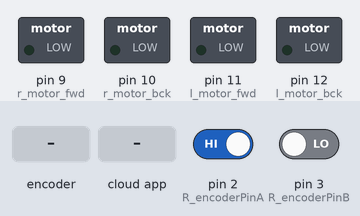
The sketch below on a simulated Arduino Uno, built with avr-gcc and run on an emulated ATmega328P. Parts: switched loads named in the sketch (green lamp = pin HIGH). The inputs (shaded band) are chosen by the test bench; at power-on: pin 2 (R_encoderPinA) HIGH, pin 3 (R_encoderPinB) LOW. The ROS host is connected and sends only what is stated.

Above: at 1.2 s.
1.3 s: rotary encoder on pin 2 (R_encoderPinA) / pin 3 (R_encoderPinB) turned 3 steps (first pin leading)
At 3.0 s:
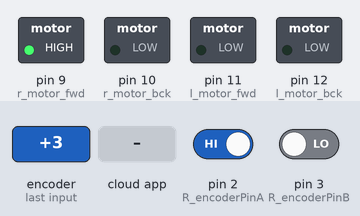
3.4 s: the phone or cloud app sets lwheel_vtarget to -100
At 4.1 s:
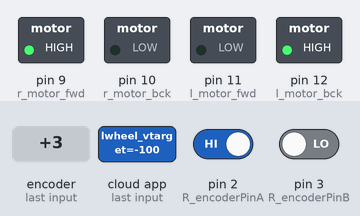
4.9 s: the phone or cloud app sets rwheel_vtarget to -100
At 5.4 s:
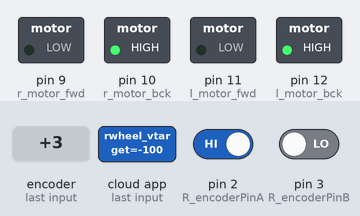
6.4 s: the phone or cloud app sets lwheel_vtarget to 0
At 7.6 s:
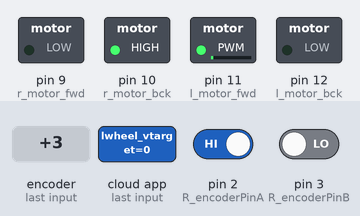
7.9 s: the phone or cloud app sets rwheel_vtarget to 0
At 9.1 s:
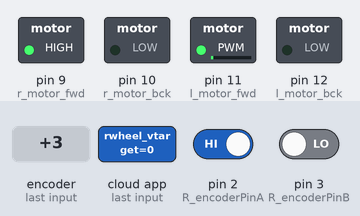
9.4 s: the phone or cloud app sets lwheel_vtarget to 100
At 13.0 s:
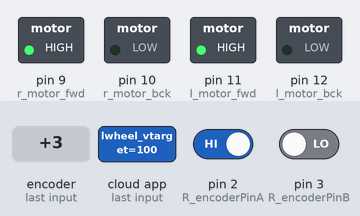
Timing chart, 0 to 13.4 s (numbered marks = the images above; inputs shaded):
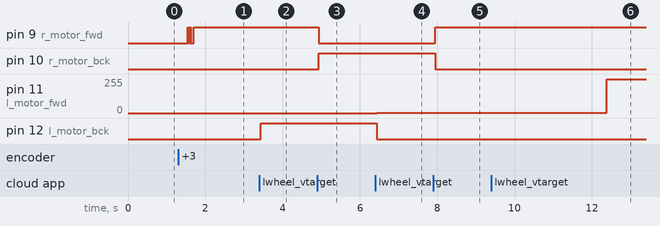

Measured:
- after the input at 1.3 s, pin 9 (r_motor_fwd): goes HIGH 0.02 s, LOW 0.02 s, HIGH 0.02 s, LOW 0.09 s, then HIGH, starting after 0.25 s
- after the input at 3.4 s, pin 12 (l_motor_bck): LOW → HIGH at once
- after the input at 4.9 s, pin 9 (r_motor_fwd): HIGH → LOW at once; pin 10 (r_motor_bck): LOW → HIGH at once
- after the input at 6.4 s, pin 11 (l_motor_fwd): 0/255 → 1/255 at once; pin 12 (l_motor_bck): HIGH → LOW at once
- after the input at 7.9 s, pin 9 (r_motor_fwd): LOW → HIGH at once; pin 10 (r_motor_bck): HIGH → LOW at once
- after the input at 9.4 s, pin 11 (l_motor_fwd): 1/255 → 255/255 after 3.0 s

The sketch:

controller.ino
```cpp
#include <ros.h>
#include <std_msgs/Int32.h>
#include <std_msgs/Float32.h>

ros::NodeHandle  nh;

std_msgs::Int32 left;
std_msgs::Int32 right;

std_msgs::Float32 test;

/*Circuit connections:
 * =========Right Motor==========
  -Motor yellow --> Arduino D2 (encoder phase A)
  -Motor green  --> Arduino D3 (encoder phase B)
  -H-bridge IN1 --> Arduino D10
  -H-bridge IN2 --> Arduino D9

  ==========Left Motor===========
  -Motor yellow --> Arduino D19 (encoder phase A)
  -Motor green  --> Arduino D18 (encoder phase B)

  ============Both================
  -Motor red   --> OUT1 H-bridge
  -Motor white --> OUT2 H-bridge
  -Motor blue  --> 3.3V (encoder power)
  -Motor black --> GND (encoder power)
  */

const byte R_encoderPinA = 2;
const byte R_encoderPinB = 3;
const byte L_encoderPinA = 18;
const byte L_encoderPinB = 19;

const byte r_motor_fwd = 9;
const byte r_motor_bck = 10;

const byte l_motor_fwd = 11;
const byte l_motor_bck = 12;

const float wheel_circumference = 3.14*0.065; // in meters

volatile int32_t R_pulse_count;
volatile int32_t L_pulse_count;

long prev_millis;

void R_encoderA_ISR()
{

  if (digitalRead(R_encoderPinA) == HIGH)
    (digitalRead(R_encoderPinB) == LOW) ? R_pulse_count++ : R_pulse_count--;
  else
    (digitalRead(R_encoderPinB) == HIGH) ? R_pulse_count++ : R_pulse_count--;
}

void R_encoderB_ISR()
{
  if (digitalRead(R_encoderPinB) == HIGH)
    (digitalRead(R_encoderPinA) == HIGH) ? R_pulse_count++ : R_pulse_count--;
  else
    (digitalRead(R_encoderPinA) == LOW) ? R_pulse_count++ : R_pulse_count--;
}

void L_encoderA_ISR()
{

  if (digitalRead(L_encoderPinA) == HIGH)
    (digitalRead(L_encoderPinB) == LOW) ? L_pulse_count++ : L_pulse_count--;
  else
    (digitalRead(L_encoderPinB) == HIGH) ? L_pulse_count++ : L_pulse_count--;
}

void L_encoderB_ISR()
{
  if (digitalRead(L_encoderPinB) == HIGH)
    (digitalRead(L_encoderPinA) == HIGH) ? L_pulse_count++ : L_pulse_count--;
  else
    (digitalRead(L_encoderPinA) == LOW) ? L_pulse_count++ : L_pulse_count--;
}

class Motor {
  public:
    long prev_pulse_count;
    double previous_time=0, previous_error=0, integral=0, revolutions, dt,
    actuation_signal, current_time, error, derivative, speed_reading, Kp, Ki, Kd;
    const double pulses_per_revolution = 341.2;
    const double millis_in_a_minute = 6000;
    const int deadband = 10;
    int out;

//  public:
    Motor(double set_Kp, double set_Ki, double set_Kd) {
      Kp = set_Kp;
      Ki = set_Ki;
      Kd = set_Kd;
    }

    int pid(int set_point, long pulse_count)
    {
      current_time = millis();
      revolutions = ((pulse_count - prev_pulse_count) / pulses_per_revolution);
      dt = (current_time - previous_time);

      previous_time = current_time;
      prev_pulse_count = pulse_count;

      if(dt==0)
        speed_reading=0;
      else
        speed_reading = revolutions/(dt/millis_in_a_minute); // Speed in RPM

      error = set_point - speed_reading;

      integral += ((error) * dt);
      derivative = (error - previous_error) / dt;
      actuation_signal = (Kp * error) + (Ki * integral) + (Kd * derivative);

      previous_error = error;

      if (actuation_signal > deadband) {
        out = (actuation_signal < 255) ? actuation_signal : 255;
        return out;
      } else if (actuation_signal < -(deadband)) {
        out = (actuation_signal > -255) ? actuation_signal : -255;
        return out;
      } else {
        return 0;
      }
    }
};

Motor left_motor(4, 0.1, 0);
Motor right_motor(4, 0.1, 0);

float left_target, right_target;

//======================ROS===========================
void l_messageCb(const std_msgs::Float32& l_cmd){

  /* The incoming message should be in m/s. However the PID controller controls
    RPM, so a conversion is needed.
  */

  left_target = (l_cmd.data/wheel_circumference)*60;
}

void r_messageCb(const std_msgs::Float32& r_cmd){

  /* The incoming message should be in m/s. However the PID controller controls
    RPM, so a conversion is needed.
  */

  right_target = (r_cmd.data/wheel_circumference)*60;
}

ros::Subscriber<std_msgs::Float32> l_sub("lwheel_vtarget", &l_messageCb );
ros::Subscriber<std_msgs::Float32> r_sub("rwheel_vtarget", &r_messageCb );

ros::Publisher lwheel("lwheel", &left);
ros::Publisher rwheel("rwheel", &right);
ros::Publisher test_pub("test", &test);


void setup()
{
  nh.initNode();
  nh.advertise(lwheel);
  nh.advertise(rwheel);
  nh.advertise(test_pub);
  nh.subscribe(l_sub);
  nh.subscribe(r_sub);

  pinMode(R_encoderPinA, INPUT_PULLUP);
  pinMode(R_encoderPinA, INPUT_PULLUP);
  pinMode(L_encoderPinB, INPUT_PULLUP);
  pinMode(L_encoderPinB, INPUT_PULLUP);

  pinMode(r_motor_fwd, OUTPUT);
  pinMode(r_motor_bck, OUTPUT);
  pinMode(l_motor_fwd, OUTPUT);
  pinMode(l_motor_bck, OUTPUT);


  attachInterrupt(digitalPinToInterrupt(R_encoderPinA), R_encoderA_ISR, CHANGE);
  attachInterrupt(digitalPinToInterrupt(R_encoderPinB), R_encoderB_ISR, CHANGE);
  attachInterrupt(digitalPinToInterrupt(L_encoderPinA), L_encoderA_ISR, CHANGE);
  attachInterrupt(digitalPinToInterrupt(L_encoderPinB), L_encoderB_ISR, CHANGE);
}

void loop()
{
    left.data = L_pulse_count;
    right.data = R_pulse_count;
    lwheel.publish(&left);
    rwheel.publish(&right);

    int left_actuation_signal = left_motor.pid(left_target, L_pulse_count);
    int right_actuation_signal = right_motor.pid(right_target, R_pulse_count);

    test.data = left_actuation_signal;
    test_pub.publish(&test);

    if(left_target >= 0){
      analogWrite(l_motor_fwd, left_actuation_signal);
      analogWrite(l_motor_bck, 0);
    } else {
      analogWrite(l_motor_bck, left_actuation_signal*-1);
      analogWrite(l_motor_fwd, 0);
    }

    if(right_target >= 0){
      analogWrite(r_motor_fwd, right_actuation_signal);
      analogWrite(r_motor_bck, 0);
    } else {
      analogWrite(r_motor_bck, right_actuation_signal*-1);
      analogWrite(r_motor_fwd, 0);
    }

    nh.spinOnce();
    delay(20);
}
```
